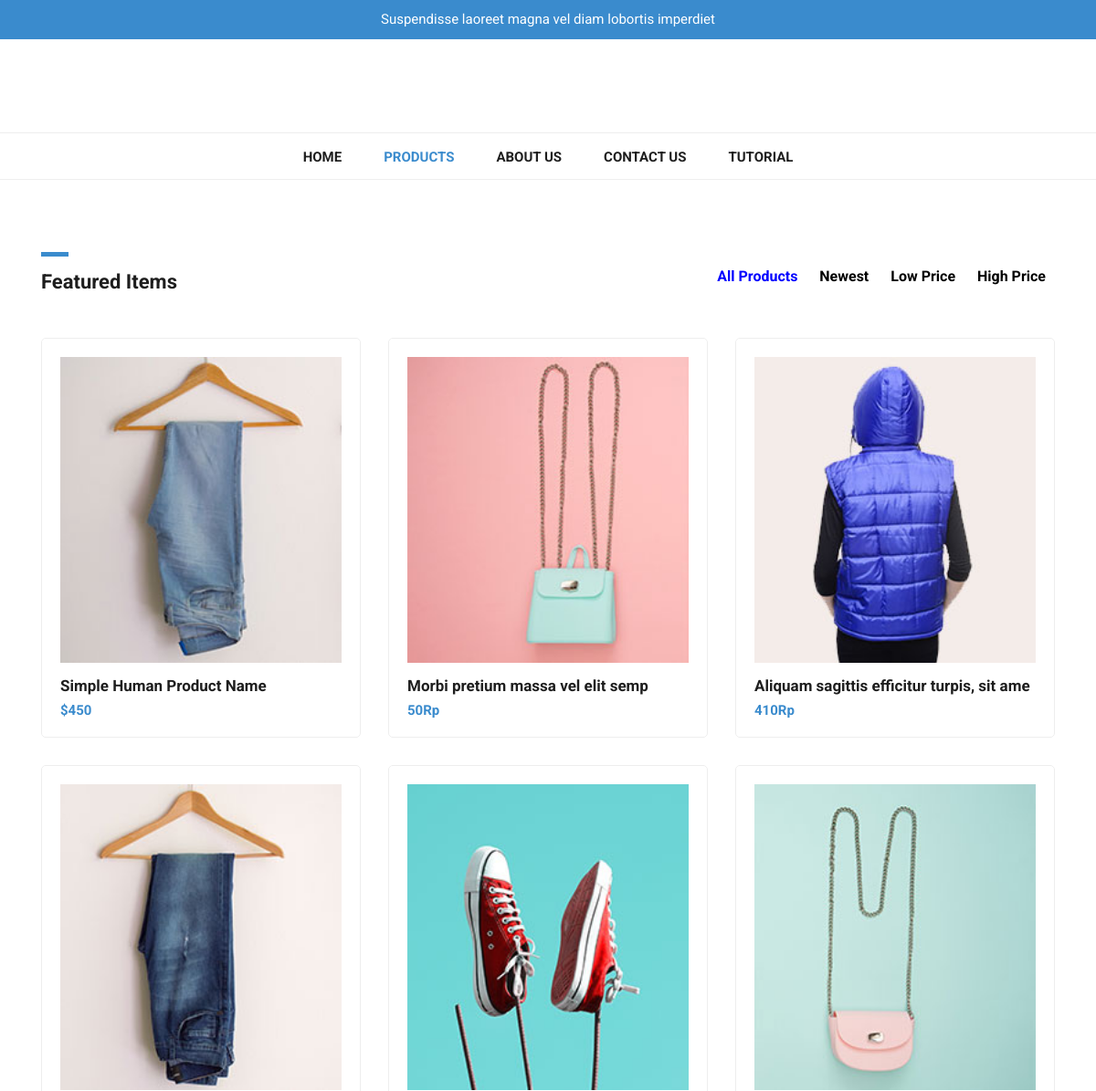
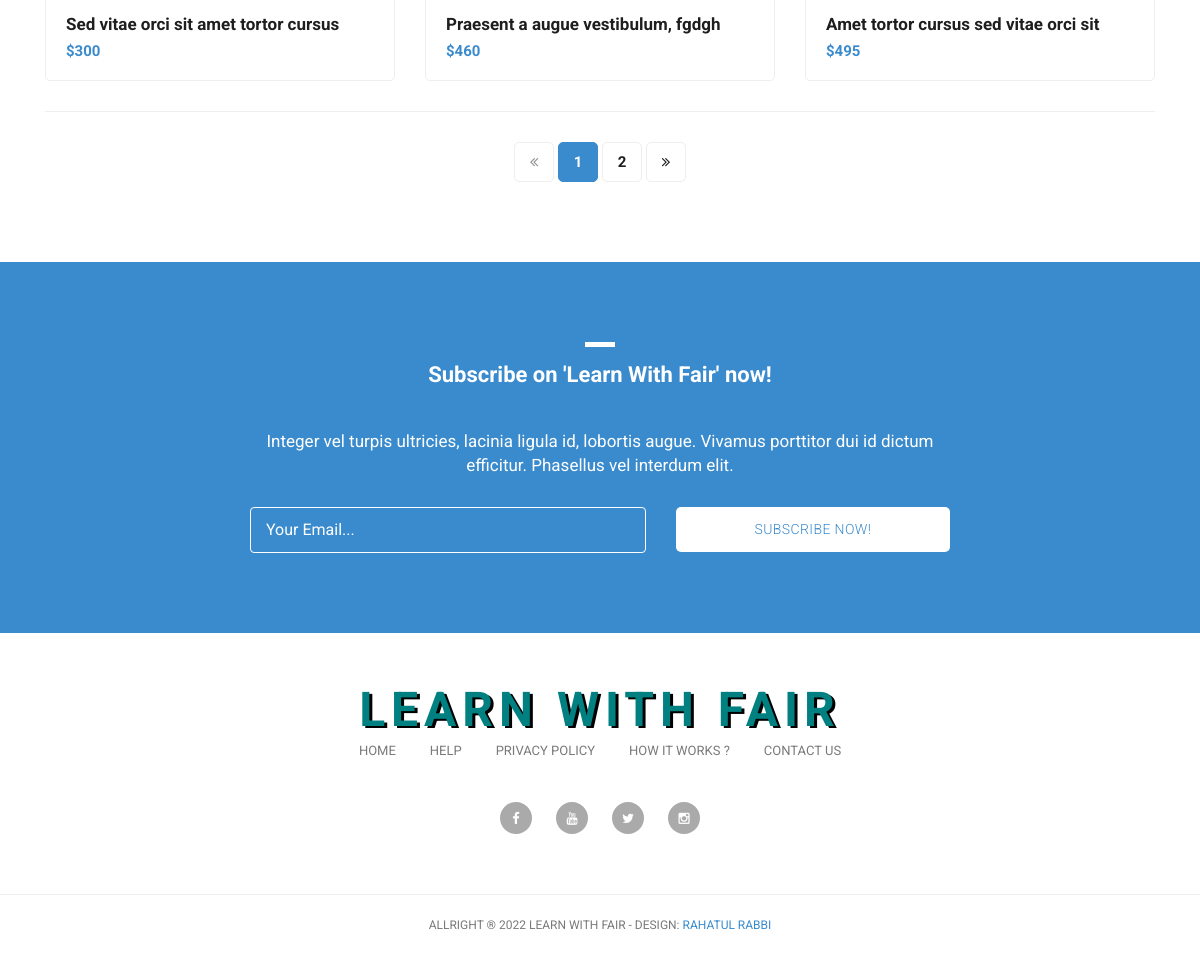
The app's page /ecommerce/products.php with its own data (2 pictures, top to bottom).
### tables this page shows
CREATE TABLE `menu` (
  `menu_id` int(255) NOT NULL,
  `menu_title` varchar(255) NOT NULL,
  `menu_link` varchar(255) NOT NULL
);

CREATE TABLE `add_product` (
  `ID` int(255) NOT NULL,
  `product_id` int(255) NOT NULL,
  `product_name` text NOT NULL,
  `product_des` varchar(255) NOT NULL,
  `product_stock` int(255) NOT NULL,
  `product_price` int(255) NOT NULL,
  `product_price_name` varchar(255) NOT NULL,
  `product_cat` text NOT NULL,
  `product_status` tinyint(255) NOT NULL
);

CREATE TABLE `add_product_img` (
  `img_id` int(255) NOT NULL,
  `product_id` int(255) NOT NULL,
  `product_img` varchar(255) NOT NULL,
  `thumnail_status` int(255) NOT NULL
);

### ecommerce/class/function.php (called while the page is built, shortened)
<?php
class blogProject {
    public function __CONSTRUCT() {
        $bdhost     = "localhost";
        $dbuser     = "root";
        $dbpassword = "";
        $this->conn1 = mysqli_connect( $bdhost, $dbuser, $dbpassword, "ecommerce_project" );
    }
    public function display_all_product_data( $pegi_start, $pegi_end ) {
        $post_display_query = "SELECT * FROM add_product WHERE product_status=1 ORDER BY product_id ASC LIMIT $pegi_start,$pegi_end";
        $data               = mysqli_query( $this->conn1, $post_display_query );
        return $data;
    }
    public function display_feature_items_details($id) {
        $display_feature_items_details_query = "SELECT * FROM add_product_img WHERE product_id=$id&&thumnail_status=1";
        $data              = mysqli_query( $this->conn1, $display_feature_items_details_query );
        $info1 = mysqli_fetch_assoc( $data );
        if($info1){
            return $info1;
        }
    }
    public function display_menu_item() {
        $display_menu_item_query = "SELECT * FROM menu";
        $return_header_menu_mgs  = mysqli_query( $this->conn1, $display_menu_item_query );
        if ( isset( $return_header_menu_mgs ) ) {
            return $return_header_menu_mgs;
        }
    }
}

### ecommerce/contents/product_content/all_products.php (the view)
<?php
$all_products    = $obj1->display_all_product_data( $start, $per_page );
 ?>
<div class="col-md-8 col-sm-12" >
                 <div id="filters" class="button-group">
                     <div class = "my-btn">
                        <a href="?status=sub-menu&&id=1" name = 'all_products' style =  "color:blue;">All Products</a>
                        <a href="?status=sub-menu&&id=2" name = 'new_products'>Newest</a>
                        <a href="?status=sub-menu&&id=3" name = 'low_products'>Low Price</a>
                        <a href="?status=sub-menu&&id=4" name = 'high_products'>High Price</a>
                    </div>
                 </div>
             </div>
         </div>
     </div>
 </div>
 <div class="featured container no-gutter">
<div class="row posts">
        <?php $id = 0;while($info = mysqli_fetch_assoc( $all_products )){
            $id++;
            ?>
        <div id='<?php echo $id?>' class="item new col-md-4">
                        <a href="./single-product.php?status=single_item&&id=<?php echo $info['product_id'];?>">
                            <div class="featured-item">
                                <?php
                                $data1 = $obj1->display_feature_items_details($info['product_id']);
                               ?>
                               <?php
                                $title = str_replace(" ","-",$info['product_name']);
                                if(isset($data1['product_img'])){?>
                                    <img src="./uploads/<?php echo $data1['product_img']?>" alt="Thumnail is not Found" title = <?php echo $title?>>
                                <?php
                                }else{
                                    ?>
                                         <img src="./admin/assets/img/error-404-monochrome.svg" alt="Thumnail is not Found" title = <?php echo "Thumnail-is-not-Found"?>>
                                    <?php
                                }
                               ?>
                                <h4><?php echo $info['product_name']?></h4>
                                <h6><?php
                                    $product_price_number = "";
                                        if ( $info['product_price_name'] == "$" ) {
                                            $product_price_number = $info['product_price_name'] . $info['product_price'];
                                        } else {
                                            $product_price_number = $info['product_price'] . $info['product_price_name'];
                                        }
                                        echo $product_price_number;
                                    ?>
                                </h6>
                            </div>
                        </a>
         </div>
         <?php }?>
 </div>

### ecommerce/includes/header.php (shortened to what this page needs)
<?php
$menu_item = $obj1->display_menu_item();?>
<div id="pre-header">
    <div class="container">
        <div class="row">
            <div class="col-md-12">
                <span class="logo_position">Suspendisse laoreet magna vel diam lobortis imperdiet</span>
            </div>
        </div>
    </div>
</div>
<nav class="navbar navbar-expand-lg navbar-dark bg-dark static-top">
    <div class="container">
        <div class="logo_position">
            <a class="navbar-brand" href="./">
            </a>
        </div>
        <div class="collapse navbar-collapse" id="navbarResponsive" style="margin-top:5px">
            <ul class="navbar-nav ml-auto">
                <?php
$uri = $_SERVER['PHP_SELF'];
while ( $item = mysqli_fetch_assoc( $menu_item ) ) {
    if ( $uri == "/ecommerce/" . $item['menu_link'] ) {?>
                    <li class="nav-item active">
                        <a class="nav-link" href="<?php echo $item['menu_link']; ?>"><?php echo $item['menu_title']; ?>
                        </a>
                    </li>
                    <?php
} else {?>
                    <li class="nav-item">
                        <a class="nav-link"
                            href="<?php echo $item['menu_link']; ?>"><?php echo $item['menu_title']; ?></a>
                    </li>
                    <?php
}
}?>
            </ul>
        </div>
    </div>
</nav>

### ecommerce/assets/css/tooplate-main.css (style rules this page uses)
body { font-family: 'Roboto', sans-serif; transition: all 0.5s; }
a { text-decoration: none!important; }
#pre-header { background-color: #3a8bcd; text-align: center; }
#pre-header span { color: #fff; font-size: 15px; padding: 10px 0px; display: inline-block; }
.navbar .navbar-brand { text-align: center; width: 100%; position: relative; padding: 25px 0px; }
.bg-dark { background-color: #fff!important; border-bottom: 1px solid #eee; }
#navbarResponsive { z-index: 999; position: absolute; left: 50%; top: 105px; transform: translateX(-50%); }
.navbar-dark .navbar-nav .nav-item { margin: 0px 15px; }
.navbar-dark .navbar-nav .nav-link { text-transform: uppercase; font-size: 15px; font-weight: 700; color: #1e1e1e; transition: all 0.5s; }
.navbar-dark .navbar-nav .nav-link:hover, .navbar-dark .navbar-nav .active>.nav-link, .navbar-dark .navbar-nav .nav-link.active, .navbar-dark .navbar-nav .nav-link.show, .navbar-dark .navbar-nav .show>.nav-link { color: #3a8bcd; }
.navbar:after { width: 100%; height: 1px; background-color: #eee; content: ''; position: absolute; left: 0; bottom: -52px; }
.featured-item { border-radius: 5px; border: 1px solid #eee; padding: 20px; transition: all 0.5s; }
.featured-item img { width: 100%; }
.featured-item h4 { font-size: 17px; font-weight: 700; color: #1e1e1e; margin-top: 15px; transition: all 0.5s; }
.featured-item h6 { color: #3a8bcd; font-size: 15px; font-weight: 700; margin-bottom: 0px; }
.featured-page #filters { margin-top: 15px; text-align: right; }
.featured .featured-item { margin-bottom: 30px; text-decoration: none; }
.featured .featured-item h4 { transition: all 0.5s; }
.isotope, .isotope .item { -webkit-transition-duration: 0.8s; -moz-transition-duration: 0.8s; -ms-transition-duration: 0.8s; -o-transition-duration: 0.8s; transition-duration: 0.8s; }
.isotope { -webkit-transition-property: height, width; -moz-transition-property: height, width; -ms-transition-property: height, width; -o-transition-property: height, width; transition-property: height, width; }
.isotope .item { -webkit-transition-property: -webkit-transform, opacity; -moz-transition-property: -moz-transform, opacity; -ms-transition-property: -ms-transform, opacity; -o-transition-property: top, left, opacity; transition-property: transform, opacity; }

### ecommerce/products.php (style rules this page uses)
.my-btn>a { color:black; padding: 5px 10px; font-weight:bold; }

### records on screen
menu: menu_title "HOME"
menu: menu_title "PRODUCTS"
menu: menu_title "ABOUT US"
menu: menu_title "CONTACT US"
menu: menu_title "TUTORIAL"
add_product: add_product_img.product_img (picture), product_name "Simple Human Product Name", product_price_number "$450"
add_product: add_product_img.product_img (picture), product_name "Morbi pretium massa vel elit semp", product_price_number "50Rp"
add_product: add_product_img.product_img (picture), product_name "Aliquam sagittis efficitur turpis, sit ame", product_price_number "410Rp"
add_product: add_product_img.product_img (picture), product_name "Sed vitae orci sit amet tortor cursus", product_price_number "$300"
add_product: add_product_img.product_img (picture), product_name "Praesent a augue vestibulum, fgdgh", product_price_number "$460"
add_product: add_product_img.product_img (picture), product_name "Amet tortor cursus sed vitae orci sit", product_price_number "$495"
